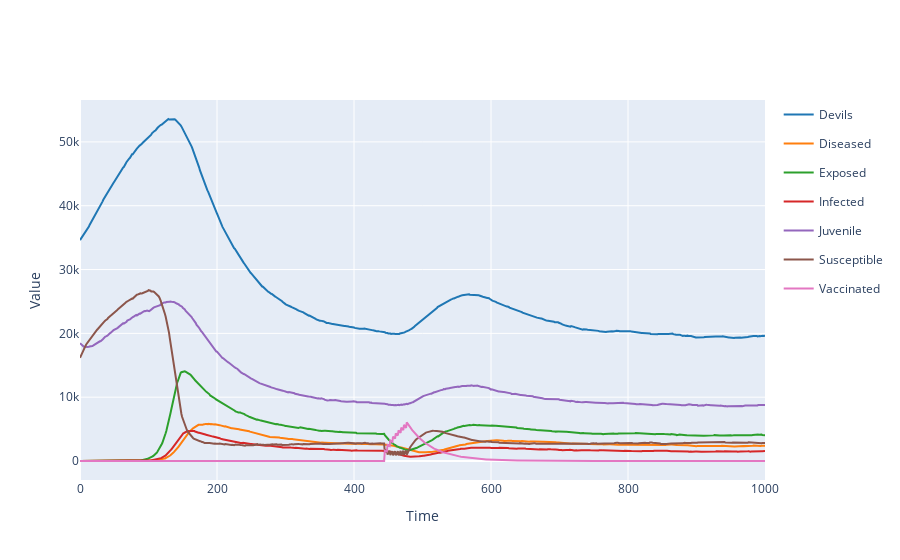

Notebook code for this chart:
### Code cell
Saved_Results.plotplotly()

### Figure 1 — Plotly figure (JSON) as saved in the notebook; plotly's stock layout.template omitted (floating-point values rounded to 4 significant figures; data arrays with more than 128 entries replaced by an {"elided": "..."} marker saying what was removed)
{"data": [{"legendgroup": "Devils", "line": {"color": "#1f77b4"}, "mode": "lines", "name": "Devils", "type": "scatter", "x": {"elided": "1001 int values"}, "y": {"elided": "1001 int values"}}, {"legendgroup": "Diseased", "line": {"color": "#ff7f0e"}, "mode": "lines", "name": "Diseased", "type": "scatter", "x": {"elided": "1001 int values"}, "y": {"elided": "1001 int values"}}, {"legendgroup": "Exposed", "line": {"color": "#2ca02c"}, "mode": "lines", "name": "Exposed", "type": "scatter", "x": {"elided": "1001 int values"}, "y": {"elided": "1001 int values"}}, {"legendgroup": "Infected", "line": {"color": "#d62728"}, "mode": "lines", "name": "Infected", "type": "scatter", "x": {"elided": "1001 int values"}, "y": {"elided": "1001 int values"}}, {"legendgroup": "Juvenile", "line": {"color": "#9467bd"}, "mode": "lines", "name": "Juvenile", "type": "scatter", "x": {"elided": "1001 int values"}, "y": {"elided": "1001 int values"}}, {"legendgroup": "Susceptible", "line": {"color": "#8c564b"}, "mode": "lines", "name": "Susceptible", "type": "scatter", "x": {"elided": "1001 int values"}, "y": {"elided": "1001 int values"}}, {"legendgroup": "Vaccinated", "line": {"color": "#e377c2"}, "mode": "lines", "name": "Vaccinated", "type": "scatter", "x": {"elided": "1001 int values"}, "y": {"elided": "1001 int values"}}], "layout": {"showlegend": true, "title": {"text": ""}, "xaxis": {"title": {"text": "Time"}}, "yaxis": {"title": {"text": "Value"}}}}
